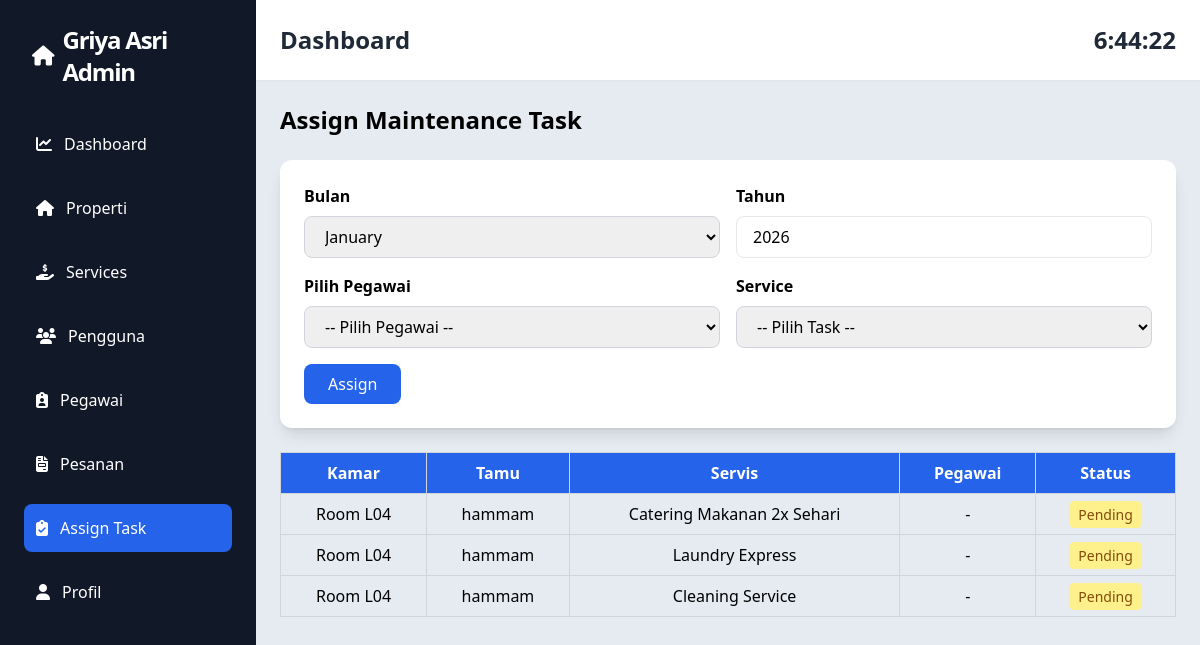
Screenshot of /admin/assign-task.php with the database file from the repository.
### tables this page shows
CREATE TABLE settings (
    `key` VARCHAR(100) PRIMARY KEY,
    `value` TEXT
);

CREATE TABLE `booking_service` (
  `id` bigint(20) UNSIGNED NOT NULL,
  `booking_id` varchar(50) NOT NULL,
  `additional_service_id` bigint(20) UNSIGNED NOT NULL,
  `quantity` int(11) NOT NULL,
  `price_at_purchase` int(11) NOT NULL,
  `service_status` enum('pending','on_progress','done') DEFAULT 'pending',
  `employee_id` bigint(20) UNSIGNED DEFAULT NULL,
  `created_at` timestamp NULL DEFAULT NULL,
  `updated_at` timestamp NULL DEFAULT NULL
);

CREATE TABLE `rooms` (
  `id` bigint(20) UNSIGNED NOT NULL,
  `room_type_id` bigint(20) UNSIGNED NOT NULL,
  `room_number` varchar(255) NOT NULL,
  `gender_type` enum('Putra','Putri') NOT NULL,
  `price` int(11) NOT NULL,
  `rating` decimal(2,1) NOT NULL DEFAULT 0.0,
  `facilities` text NOT NULL,
  `area_size` varchar(255) NOT NULL,
  `is_electric_included` tinyint(1) NOT NULL DEFAULT 0,
  `is_water_included` tinyint(1) NOT NULL DEFAULT 1,
  `room_rules` text NOT NULL,
  `status` enum('available','occupied','maintenance') NOT NULL DEFAULT 'available',
  `created_at` timestamp NULL DEFAULT NULL,
  `updated_at` timestamp NULL DEFAULT NULL
);

CREATE TABLE `users` (
  `id` bigint(20) UNSIGNED NOT NULL,
  `name` varchar(255) NOT NULL,
  `nickname` varchar(255) NOT NULL,
  `full_name_ktp` varchar(255) DEFAULT NULL,
  `email` varchar(255) NOT NULL,
  `address` text DEFAULT NULL,
  `phone` varchar(255) DEFAULT NULL,
  `email_verified_at` timestamp NULL DEFAULT NULL,
  `password` varchar(255) NOT NULL,
  `ktp_photo` varchar(255) DEFAULT NULL,
  `selfie_photo` varchar(255) DEFAULT NULL,
  `is_verified` enum('pending','verified','rejected') DEFAULT NULL,
  `role` enum('admin','pegawai','penyewa') NOT NULL DEFAULT 'penyewa',
  `gender` enum('Laki-laki','Perempuan') DEFAULT NULL,
  `birth_date` date DEFAULT NULL,
  `remember_token` varchar(100) DEFAULT NULL,
  `created_at` timestamp NULL DEFAULT NULL,
  `updated_at` timestamp NULL DEFAULT NULL
);

CREATE TABLE `additional_services` (
  `id` BIGINT UNSIGNED AUTO_INCREMENT PRIMARY KEY,
  `service_name` varchar(255) NOT NULL,
  `duration_type` enum('Harian','Mingguan','Bulanan') NOT NULL DEFAULT 'Mingguan',
  `service_price` int(11) NOT NULL,
  `created_at` timestamp NULL DEFAULT NULL,
  `updated_at` timestamp NULL DEFAULT NULL
);

### config/database.php (called while the page is built, shortened)
<?php
function getSetting($conn, $key)
{
    $stmt = $conn->prepare("SELECT value FROM settings WHERE `key`=?");
    $stmt->bind_param("s", $key);
    $stmt->execute();
    $result = $stmt->get_result()->fetch_assoc();
    return $result['value'] ?? '';
}

### admin/assign-task.php (the view, shortened to what this page needs)
<?php
include '../config/database.php';
$tasks = $conn->query("
    SELECT
        bs.id,
        bs.booking_id,
        bs.quantity,
        bs.service_status,
        bs.employee_id,
        b.room_id,
        r.room_number,
        u.name AS guest_name,
        s.service_name,
        e.full_name,
        e.employee_code
    FROM booking_service bs
    JOIN bookings b ON bs.booking_id = b.id
    JOIN rooms r ON b.room_id = r.id
    JOIN users u ON b.user_id = u.id
    JOIN additional_services s ON bs.additional_service_id = s.id
    LEFT JOIN employees e ON bs.employee_id = e.id
    ORDER BY bs.created_at DESC
");
?>
<div class="container">
    <h1 class="text-2xl font-bold mb-6">Assign Maintenance Task</h1>
    <div class="w-full mb-6">
        <form method="POST" class="bg-white shadow-lg rounded-xl p-6 mb-6">
            <div class="grid grid-cols-2 gap-4 mb-4">
                <div>
                    <label class="block font-semibold mb-2">Bulan</label>
                    <select name="month" class="w-full px-4 py-2 border border-gray-300 rounded-lg focus:outline-none focus:ring-2 focus:ring-blue-500" required>
                        <?php for ($m = 1; $m <= 12; $m++): ?>
                            <option value="<?= $m ?>"><?= date('F', mktime(0, 0, 0, $m, 1)) ?></option>
                        <?php endfor; ?>
                    </select>
                </div>
                <div>
                    <label class="block font-semibold mb-2">Tahun</label>
                    <input type="number" name="year" value="<?= date('Y') ?>"
                        class="w-full border rounded-lg px-4 py-2" required>
                </div>
            </div>
            <div class="grid grid-cols-2 gap-4">
                <div>
                    <label class="block font-semibold mb-2">Pilih Pegawai</label>
                    <select name="employee_id" class="w-full px-4 py-2 border border-gray-300 rounded-lg focus:outline-none focus:ring-2 focus:ring-blue-500" required>
                        <option disabled selected>-- Pilih Pegawai --</option>
                    </select>
                </div>
                <div>
                    <label class="block font-semibold mb-2">Service</label>
                    <select class="w-full px-4 py-2 border border-gray-300 rounded-lg focus:outline-none focus:ring-2 focus:ring-blue-500" name=" booking_service_id" required>
                        <option disabled selected>-- Pilih Task --</option>
                    </select>
                </div>
            </div>
            <button type="submit" class="mt-4 bg-blue-600 text-white px-6 py-2 rounded-lg">
                Assign
            </button>
        </form>
    </div>
    <table class="w-full border-collapse border border-gray-300">
        <thead class="bg-blue-600 text-white">
            <tr>
                <th class="border border-gray-300 px-4 py-2 text-center">Kamar</th>
                <th class="border border-gray-300 px-4 py-2 text-center">Tamu</th>
                <th class="border border-gray-300 px-4 py-2 text-center">Servis</th>
                <th class="border border-gray-300 px-4 py-2 text-center">Pegawai</th>
                <th class="border border-gray-300 px-4 py-2 text-center">Status</th>
            </tr>
        </thead>
        <tbody>
            <?php while ($task = $tasks->fetch_assoc()): ?>
                <tr class="hover:bg-gray-100 border-b border-gray-300">
                    <td class="border border-gray-300 px-4 py-2 text-center">
                        Room <?= $task['room_number'] ?>
                    </td>
                    <td class="border border-gray-300 px-4 py-2 text-center">
                        <?= $task['guest_name'] ?>
                    </td>
                    <td class="border border-gray-300 px-4 py-2 text-center">
                        <?= $task['service_name'] ?>
                    </td>
                    <td class="border border-gray-300 px-4 py-2 text-center">
                        <?= $task['employee_id']
                            ? $task['employee_code'] . ' - ' . $task['full_name']
                            : '-' ?>
                    </td>
                    <td class="border border-gray-300 px-4 py-2 text-center">
                        <span class="px-2 py-1 rounded text-sm <?= $task['service_status'] === 'completed' ? 'bg-green-200 text-green-800' : ($task['service_status'] === 'pending' ? 'bg-yellow-200 text-yellow-800' : 'bg-red-200 text-red-800') ?>"><?= ucfirst(str_replace('_', ' ', $task['service_status'])) ?></span>
                    </td>
                </tr>
            <?php endwhile; ?>
        </tbody>
    </table>
</div>
<?php
$content = ob_get_clean();
$taskactive = 'active';
include 'layouts/app.php';
?>

### admin/layouts/app.php (shortened to what this page needs)
<!DOCTYPE html>
<html lang="id">
<head>
    <script src="https://cdn.tailwindcss.com"></script>
    <link rel="stylesheet" href="https://cdnjs.cloudflare.com/ajax/libs/font-awesome/6.4.0/css/all.min.css">
</head>
<body class="bg-gray-100" onload="startTime()">
    <div class="flex h-screen">
        <div class="w-64 bg-gray-900 text-white p-6">
            <a href="index.php" class="flex gap-2 mb-8 items-center mx-2">
                <i class="fas fa-home text-white text-xl"></i>
                <h1 class="text-2xl font-black text-primary tracking-tighter flex items-center gap-2"><?= getSetting($conn, 'site_title'); ?></h1>
            </a>
            <nav class="space-y-4">
                <a href="index.php" class="<?= $indexactive ?> flex items-center space-x-3 p-3 hover:bg-gray-800 rounded-lg transition">
                    <i class="fas fa-chart-line"></i>
                    <span>Dashboard</span>
                </a>
                <a href="list-properti.php" class="<?= $propertiactive ?> flex items-center space-x-3 p-3 hover:bg-gray-800 rounded-lg transition">
                    <i class="fas fa-home"></i>
                    <span>Properti</span>
                </a>
                <a href="list-service.php" class="<?= $serviceactive ?> flex items-center space-x-3 p-3 hover:bg-gray-800 rounded-lg transition">
                    <i class="fa-solid fa-hand-holding-dollar"></i>
                    <span>Services</span>
                </a>
                <a href="list-user.php" class="<?= $useractive ?> flex items-center space-x-3 p-3 hover:bg-gray-800 rounded-lg transition">
                    <i class="fas fa-users"></i>
                    <span>Pengguna</span>
                </a>
                <a href="pegawai.php" class="<?= $pegawaiactive ?> flex items-center space-x-3 p-3 hover:bg-gray-800 rounded-lg transition">
                    <i class="fa-solid fa-clipboard-user"></i>
                    <span>Pegawai</span>
                </a>
                <a href="list-pesanan.php" class="<?= $pesananactive ?> flex items-center space-x-3 p-3 hover:bg-gray-800 rounded-lg transition">
                    <i class="fas fa-file-invoice"></i>
                    <span>Pesanan</span>
                </a>
                <a href="assign-task.php" class="<?= $taskactive ?> flex items-center space-x-3 p-3 hover:bg-gray-800 rounded-lg transition">
                    <i class="fa-solid fa-clipboard-check"></i>
                    <span>Assign Task</span>
                </a>
                <a href="profile.php" class="<?= $profileactive ?> flex items-center space-x-3 p-3 hover:bg-gray-800 rounded-lg transition">
                    <i class="fas fa-user"></i>
                    <span>Profil</span>
                </a>
            </nav>
        </div>
        <div class="flex-1 flex flex-col">
            <div class="bg-white shadow p-6 flex justify-between items-center">
                <h2 class="text-2xl font-bold text-gray-800">Dashboard</h2>
                <div class="text-2xl font-bold text-gray-800" id="jam"></div>
            </div>
            <div class="flex-1 overflow-auto p-6 bg-slate-200/75">
                <?= $content ?>
            </div>
        </div>
    </div>
</body>
</html>

### admin/layouts/app.php (style rules this page uses)
.active { background-color: #2563eb; border-radius: 0.5rem; }

### rows the page displays
settings: value "Griya Asri Admin"
booking_service: rooms.room_number "L04", users.name "hammam", additional_service.service_name "Catering Makanan 2x Sehari", service_status "Pending"
booking_service: rooms.room_number "L04", users.name "hammam", additional_service.service_name "Laundry Express", service_status "Pending"
booking_service: rooms.room_number "L04", users.name "hammam", additional_service.service_name "Cleaning Service", service_status "Pending"

### other values shown
form field month "January"
